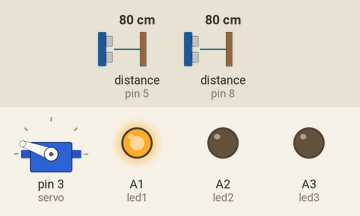
Simulated run of this sketch. Board: Arduino Uno, built with avr-gcc and run on an emulated ATmega328P. Shown: servo, output pins drawn as LEDs (lit = HIGH). Wiring (inferred from the names in the program): 2 × ultrasonic range finder: trigger pin 6, echo pin 5 / trigger pin 9, echo pin 8. The test bench sets the inputs (shaded band); at power-on: distance to the obstacle (sensors on pin 5, pin 8) 80 cm. The echo pulse lasts 58.3 µs per cm; pins used as bus, display or sensor lines are not drawn.

Above: at 1.2 s.
1.3 s: distance to the obstacle (sensor on pin 5) set to 57 cm
2.8 s: distance to the obstacle (sensor on pin 5) set to 48 cm
At 3.6 s:
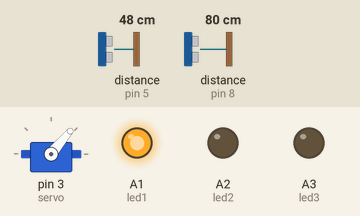
4.3 s: distance to the obstacle (sensor on pin 8) set to 18 cm
7.0 s: distance to the obstacle (sensor on pin 8) set to 15 cm
At 9.7 s:
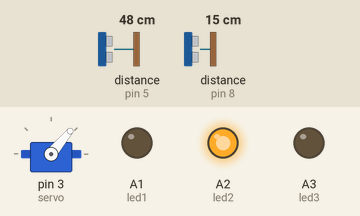
10.0 s: distance to the obstacle (sensor on pin 5) set to 7 cm
13.0 s: distance to the obstacle (sensor on pin 5) set to 4 cm
At 16.0 s:
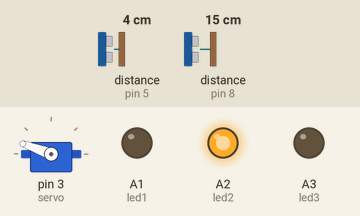
Timing chart, 0 to 17.0 s (numbered marks = the images above; inputs shaded):
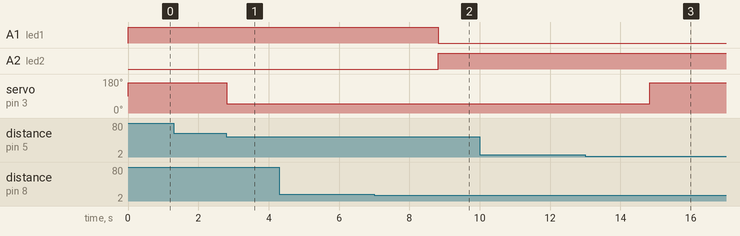

The sketch:

Arduino_Code.ino
```cpp
#include <Servo.h>
Servo servo;
int const trigPin1 = 6;
int const echoPin1 = 5;
int const trigPin2 = 9;
int const echoPin2 = 8;
int const led1 = A1;
int const led2 = A2;
int const led3 = A3;

void setup ()
{
pinMode (trigPin1, OUTPUT);
pinMode (echoPin1, INPUT);
pinMode (trigPin2, OUTPUT);
pinMode (echoPin2, INPUT);
pinMode(led1, OUTPUT);
pinMode (led2, OUTPUT);
pinMode (led3, OUTPUT);
servo.attach (3);
Serial.begin (9600);
}

void loop ()
{
int duration1, distance1, duration2, distance2;
digitalWrite (trigPin1, HIGH);
delay (1);
digitalWrite (trigPin1, LOW);
duration1 = pulseIn (echoPin1, HIGH);
distance1 = (duration1/2)/29.1;
if (distance1 <=50 && distance1 >=5)
{
servo.write(50);
delay (3000);
}
else
{
servo.write (160);
}
digitalWrite (trigPin2, HIGH);
delay (1);
digitalWrite (trigPin2, LOW);
duration2 = pulseIn (echoPin2, HIGH);
distance2 = (duration2/2)/29.1;
if (distance2 >=16)
{
digitalWrite (led1, HIGH);
digitalWrite (led2, LOW);
digitalWrite (led3, LOW);
}
if (distance2 >=8 && distance2<16)
{
digitalWrite (led1, LOW);
digitalWrite (led2, HIGH);
digitalWrite (led3, LOW);
}
if (distance2 >=0 && distance2<8)
{
digitalWrite (led1, LOW);
digitalWrite (led2, LOW);
digitalWrite (led3, HIGH);
}
}
```

Measured:
- the behaviour switches between 52 and 51 cm on distance to the obstacle (sensor on pin 5) (found by bisection; images 0 and 1)
- the behaviour switches between 17 and 16 cm on distance to the obstacle (sensor on pin 8) (found by bisection; images 1 and 2)
- the behaviour switches between 6 and 5 cm on distance to the obstacle (sensor on pin 5) (found by bisection; images 2 and 3)
- after the input at 1.3 s, every drawn part: stays the same
- after the input at 2.8 s, servo on pin 3 (servo): 160° → 50° at once
- after the input at 4.3 s, every drawn part: stays the same
- after the input at 7.0 s, A1 (led1): HIGH → LOW after 1.8 s; A2 (led2): LOW → HIGH after 1.8 s
- after the input at 10.0 s, every drawn part: stays the same
- after the input at 13.0 s, servo on pin 3 (servo): 50° → 160° after 1.8 s
